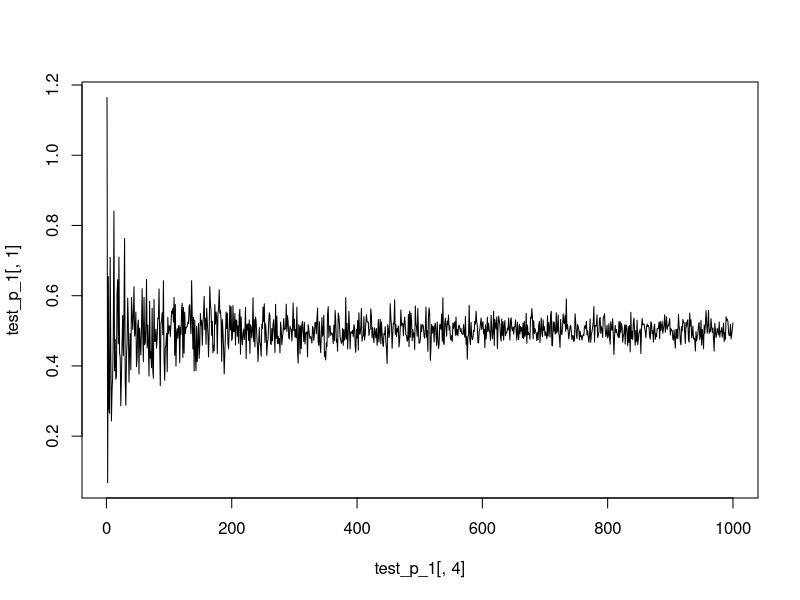
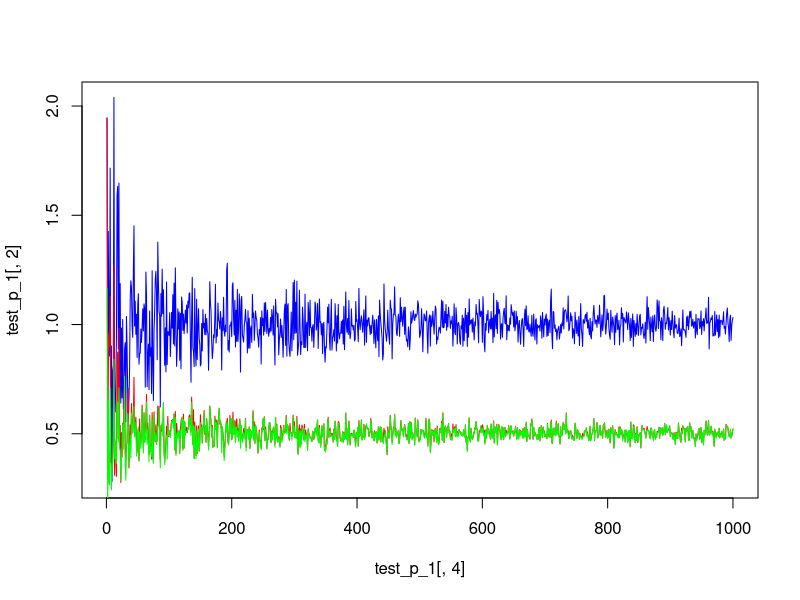
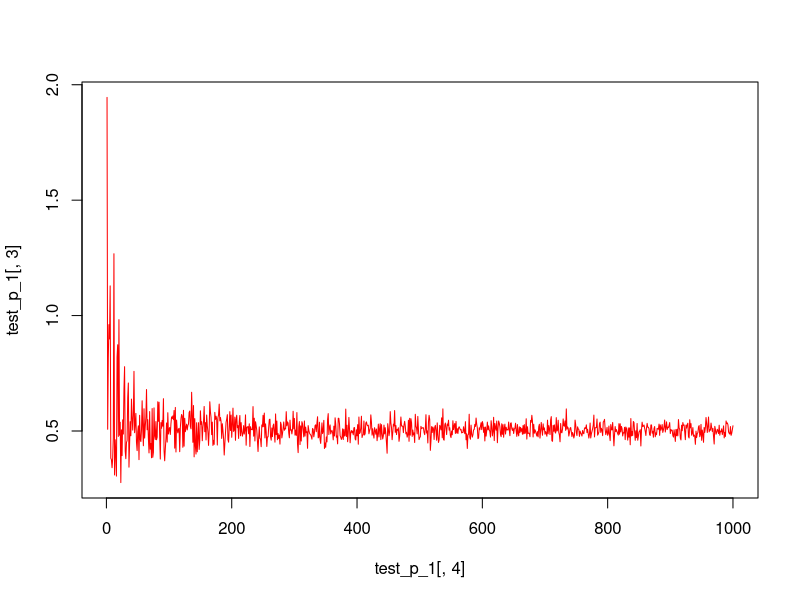

Source code (R) for these figures, in order:
## ---- chunk 1
knitr::opts_chunk$set(echo = TRUE)
## ---- chunk 2
norm_pair_gen <- function(n,sigma, mu, tau) {
  pairs_x <- c()
  pairs_theta <- c()
  for (i in 1:n) {
    pairs_theta[i] <- rnorm(1, mean = mu, sd = tau)
    pairs_x[i] <- rnorm(1, mean = pairs_theta[i], sd = sigma)
  }
  pair <- cbind(pairs_x, pairs_theta)
  return(pair)
}
## ---- chunk 3
# Different values of p 
case_1_p <- function(p,sigma, mu, tau) {
  MSE_bayes_a <- c()
  MSE_bayes_b <- c()
  MSE_EB <- c()
  for (i in 1:p) { 
    norm0 <- norm_pair_gen(i+2,sigma, mu, tau)
    norm0 <- as.data.frame(norm0)
    bayes_a_post_mean <- (tau^2/(tau^2+sigma^2))*norm0$pairs_x + (sigma^2/(tau^2+sigma^2))*mu  
    bayes_b_post_mean <- norm0$pairs_x
    EB_post_mean <- (1-(((i-1)*sigma^2)/sum((norm0$pairs_x-mean(norm0$pairs_x))^2)))*norm0$pairs_x+((((i-1)*sigma^2)/sum((norm0$pairs_x-mean(norm0$pairs_x))^2)))*mean(norm0$pairs_x)
    MSE_bayes_a[i] <- mean((norm0$pairs_theta-bayes_a_post_mean)^2)
    MSE_bayes_b[i] <- mean((norm0$pairs_theta-bayes_b_post_mean)^2)
    MSE_EB[i] <- mean((norm0$pairs_theta-EB_post_mean)^2)
  }
  MSE <- cbind(MSE_bayes_a, MSE_bayes_b, MSE_EB)
  return(MSE)
}
## ---- chunk 4
set.seed(1234)
p = 1000
sigma = 1
mu <- 1
tau <- 1
test_p <- case_1_p(p,sigma,mu,tau)
## ---- chunk 5
test_p_1 <- cbind(test_p,seq(from=1,to =1000, by =1))
plot(x=test_p_1[,4],y=test_p_1[,1], type="l")
plot(x=test_p_1[,4], y=test_p_1[,2], col="blue", type="l",ylim=range(c(test_p_1[,2],test_p_1[,3])))
lines(x=test_p_1[,4], y=test_p_1[,3], col="red")
lines(x=test_p_1[,4], y=test_p_1[,1], col="green")
plot(x=test_p_1[,4], y=test_p_1[,3], col="red", type ="l")
